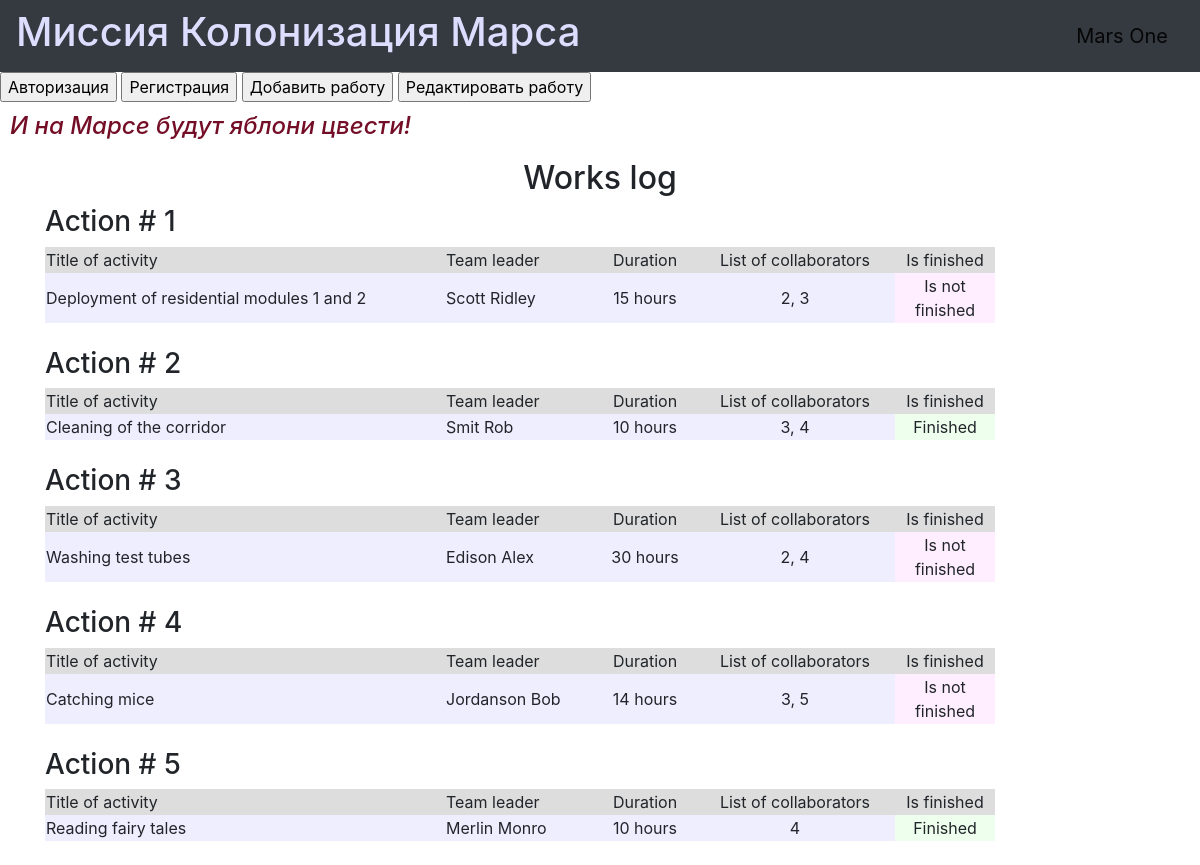
The page / on the database its author committed.
### data/jobs.py (models this page shows, shortened)
class Jobs(SqlAlchemyBase):
    __tablename__ = 'jobs'
    id = sqlalchemy.Column(sqlalchemy.Integer, primary_key=True, autoincrement=True)
    job = sqlalchemy.Column(sqlalchemy.String, nullable=True)
    work_size = sqlalchemy.Column(sqlalchemy.Integer, nullable=True, default=0)
    collaborators = sqlalchemy.Column(sqlalchemy.String, nullable=True)
    start_date = sqlalchemy.Column(sqlalchemy.DateTime, default=datetime.datetime.now)
    end_date = sqlalchemy.Column(sqlalchemy.DateTime, default=datetime.datetime.now)
    is_finished = sqlalchemy.Column(sqlalchemy.Boolean, default=True)
    team_leader = sqlalchemy.Column(sqlalchemy.Integer, sqlalchemy.ForeignKey("users.id"))
    user = orm.relationship('User')

### data/users.py (models this page shows, shortened)
class User(SqlAlchemyBase, UserMixin):
    __tablename__ = 'users'
    id = sqlalchemy.Column(sqlalchemy.Integer, primary_key=True, autoincrement=True)
    surname = sqlalchemy.Column(sqlalchemy.String, nullable=True)
    name = sqlalchemy.Column(sqlalchemy.String, nullable=True)
    age = sqlalchemy.Column(sqlalchemy.Integer, nullable=True)
    position = sqlalchemy.Column(sqlalchemy.String, nullable=True)
    speciality = sqlalchemy.Column(sqlalchemy.String, nullable=True)
    address = sqlalchemy.Column(sqlalchemy.String, nullable=True)
    email = sqlalchemy.Column(sqlalchemy.String, index=True, unique=True, nullable=True)
    hashed_password = sqlalchemy.Column(sqlalchemy.String, nullable=True)
    modified_date = sqlalchemy.Column(sqlalchemy.DateTime, default=datetime.datetime.now)
    jobs = orm.relationship("Jobs", back_populates='user')

### main.py (the view)
@app.route("/")
def index():
    db_sess = db_session.create_session()
    jobs = db_sess.query(Jobs).all()
    users = db_sess.query(User).all()
    names = {name.id: (name.surname, name.name) for name in users}
    return render_template("index.html", jobs=jobs, names=names, title='Покорение Марса')

### data/db_session.py (called while the page is built)
def create_session() -> Session:
    global __factory
    return __factory()

### templates/index.html (shortened to what this page needs)
{% extends "base.html" %}
{% block content %}
<h2 align="center">Works log</h2>
{% for job in jobs %}
<h3>Action # {{ job.id }}</h3>
<div class="table_container">
    <table class="my_table">
        <tr class="my_row">
            <td class="title" width="400px" bgcolor="#dddddd">Title of activity</td>
            <td class="title" width="150px" bgcolor="#dddddd">Team leader</td>
            <td class="title" width="100px" bgcolor="#dddddd" align="center">Duration</td>
            <td class="title" width="200px" bgcolor="#dddddd" align="center">List of collaborators</td>
            <td class="title" width="100px" bgcolor="#dddddd" align="center">Is finished</td>
        </tr>
        <tr class="my_row">
            <td class="ordinary" bgcolor="#eeeeff">{{ job.job.capitalize() }}</td>
            <td class="ordinary" bgcolor="#eeeeff">{{ names[job.team_leader][0] }} {{ names[job.team_leader][1] }}</td>
            <td class="ordinary" bgcolor="#eeeeff" align="center">{{ job.work_size }} hours</td>
            <td class="ordinary" bgcolor="#eeeeff" align="center">{{ job.collaborators }}</td>
            {% if job.is_finished %}
            <td class="ordinary" bgcolor="#eeffee" align="center">Finished</td>
            {% else %}
            <td class="ordinary" bgcolor="#ffeeff" align="center">Is not finished</td>
            {% endif %}
        </tr>
    </table>
</div>
<br>
{% endfor %}
{% endblock %}

### templates/base.html (shortened to what this page needs)
<!DOCTYPE html>
<html lang="en">
<head>
    <link rel="stylesheet"
          href="https://stackpath.bootstrapcdn.com/bootstrap/4.4.1/css/bootstrap.min.css"
>
    <link rel="stylesheet" type="text/css" href="/static/css/style.css"/>
</head>
<body>
<header>
    <nav class="navbar navbar-light bg-dark">
        <h1>Миссия Колонизация Марса</h1>
        <a class="navbar-brand" href="#">Mars One</a>
    </nav>
    <form>
        <input type="button"  onclick="window.location.href='/login';" value="Авторизация" />
        <input type="button"  onclick="window.location.href='/reqister';" value="Регистрация" />
        <input type="button"  onclick="window.location.href='/addjob';" value="Добавить работу" />
        <input type="button"  onclick="window.location.href='/form_data';" value="Редактировать работу" />
</form>
    <h4><i>И на Марсе будут яблони цвести!</i></h4>
</header>
<main role="main" class="container">
    {% block content %}{% endblock %}
</main>
</body>
</html>

### static/css/style.css (style rules this page uses)
h1 { color: #ddddff; }
h4 { padding: 10px; color: #740d26; }

### rows shown on the page
Jobs: id "1", job "Deployment of residential modules 1 and 2", team_leader.surname "Scott", team_leader.name "Ridley", work_size "15", collaborators "2, 3", is_finished "Is not finished"
Jobs: id "2", job "Cleaning of the corridor", team_leader.surname "Smit", team_leader.name "Rob", work_size "10", collaborators "3, 4", is_finished "Finished"
Jobs: id "3", job "Washing test tubes", team_leader.surname "Edison", team_leader.name "Alex", work_size "30", collaborators "2, 4", is_finished "Is not finished"
Jobs: id "4", job "Catching mice", team_leader.surname "Jordanson", team_leader.name "Bob", work_size "14", collaborators "3, 5", is_finished "Is not finished"
Jobs: id "5", job "Reading fairy tales", team_leader.surname "Merlin", team_leader.name "Monro", work_size "10", collaborators "4", is_finished "Finished"
